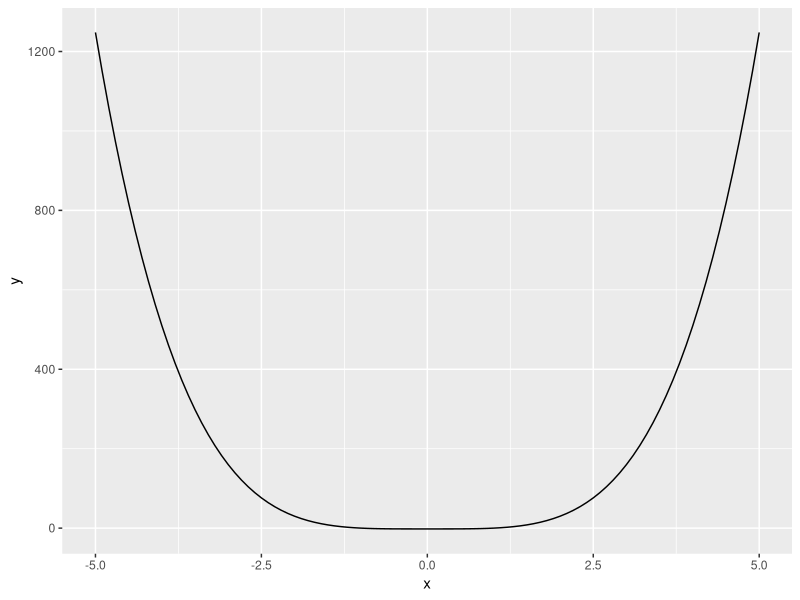
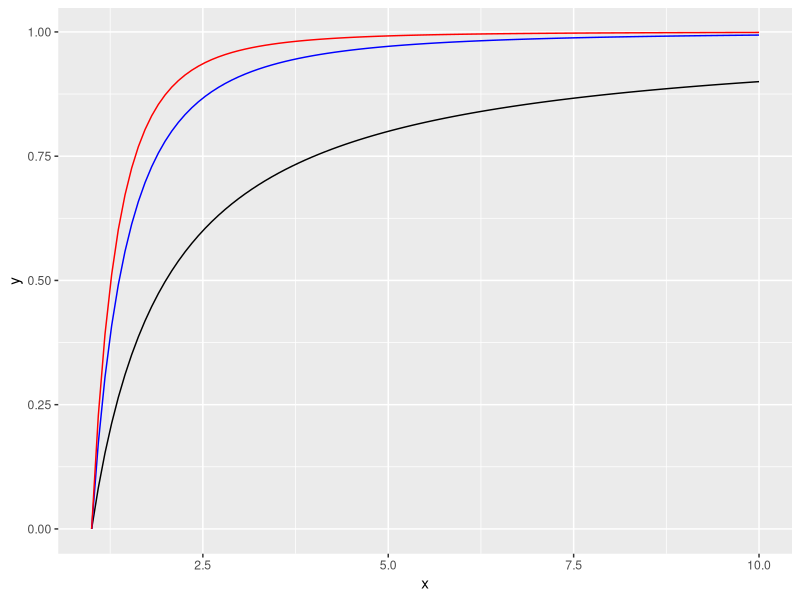

R code for these plots, in order:
## ---- chunk 1
knitr::opts_chunk$set(echo = TRUE, comment = NA)
## ---- chunk 2
1 - (6000/6700)^(2.34 - 1)
## ---- chunk 3
1 - (1/1.3)^(3.5 - 1)
## ---- chunk 4
paretoCDF = function(alpha,x0,x){
  
  pareto = 1 - (x0/x)**(alpha - 1)
  
  return(pareto)
}

paretoCDF(alpha = 2, x0 = 1, x = c(0,0.5,2,4,5))
paretoCDF(alpha = 2, x0 = 1, x = seq(0,20, length.out = 20))

#I don't know how to deal with the zero case without an if statement
## ---- chunk 5
testFun <- function(r = 2, m = 1, x){
  out <- m*x^r -m
  return(out)
}

library(ggplot2)

ggplot(data = data.frame(x = c(-5, 5)), aes(x)) + stat_function(fun = testFun, args = list(r = 4, m = 2))
## ---- chunk 6
ggplot(data = data.frame(x = c(1,10)), aes(x)) + stat_function(fun = paretoCDF, args = list(alpha = 2, x0 =1))  + stat_function(fun = paretoCDF, args = list(alpha = 3.2, x0 =1), color = 'blue') + stat_function(fun = paretoCDF, args = list(alpha = 4, x0 =1), color = 'red')



## ---- chunk 7
#1-f = (x0/x)^a-1
#(1-f)^1/a-1 = x0/x
#x0(1-f)^1/a-1 = 1/x
#x0(1-f)-1/a-1 = x, f = p, 

## ---- chunk 8
paretoQuartile = function(alpha, x0, p){
  
  Q = x0*(1-p)**-(1/(alpha-1))
  return(Q)
}
paretoQuartile(3.5,1,c(.25,.5,.75))
paretoQuartile(3,2,c(.1,.5,.8))

